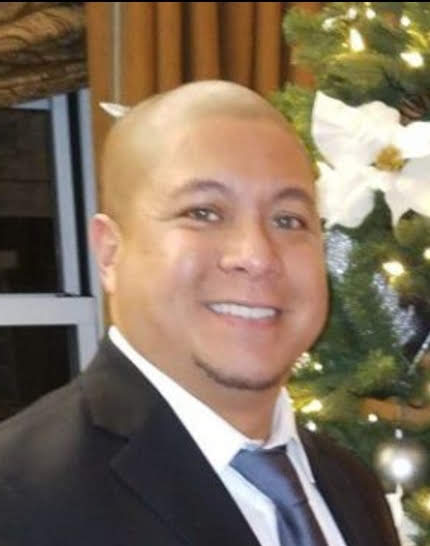
#> input picture test.jpg, 430 x 546 px
$ python 115_face_detection.py
#> lines starting #> are read from the running program, lines starting #| are printed output that depends on the picture; after the words box and inside, x2 and y2 are one past the last pixel; in counts of white or black regions, pixels touching at a corner belong together
# pip3 install opencv-python

import cv2

face_cascade = cv2.CascadeClassifier('haarcascade_frontalface_default.xml')

img = cv2.imread('test.jpg')
#> img is the input picture: shape (546, 430, 3); mean B, G, R 94.1, 112.6, 129.7

# need to convert to grayscale
gray = cv2.cvtColor(img, cv2.COLOR_BGR2GRAY)
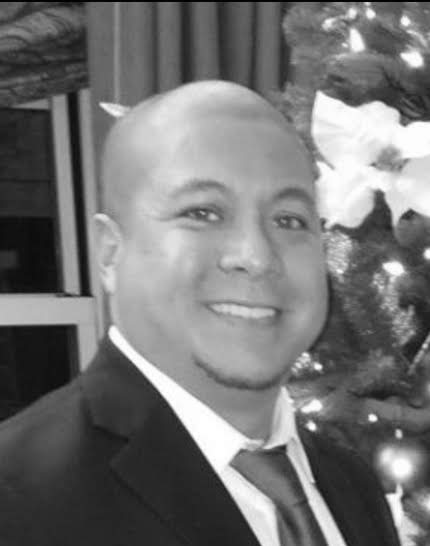
#> gray: shape (546, 430); min 0, max 255, mean 115.6

faces = face_cascade.detectMultiScale(gray, 1.1, 4)
#> faces = [[92, 120, 244, 244]]

for (x, y, w, h) in faces:
    cv2.rectangle(img, (x, y), (x+w, y+h), (255, 0, 0), 2)
#> this loop made 1 pass
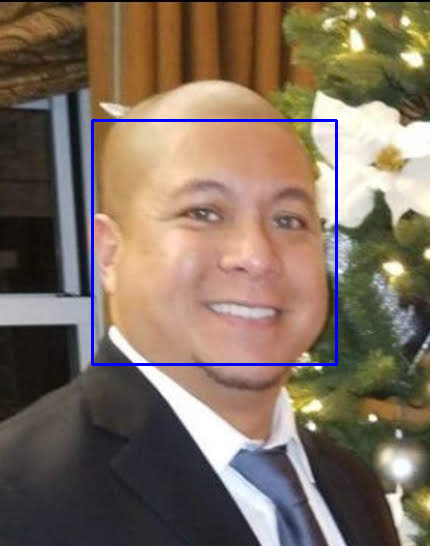
#> img: shape (546, 430, 3); 1.25% of pixels changed, all inside (x1, y1, x2, y2) = (91, 119, 338, 366)

cv2.imshow('img', img)
cv2.waitKey()

cv2.imwrite("face_detected.jpg", img)
